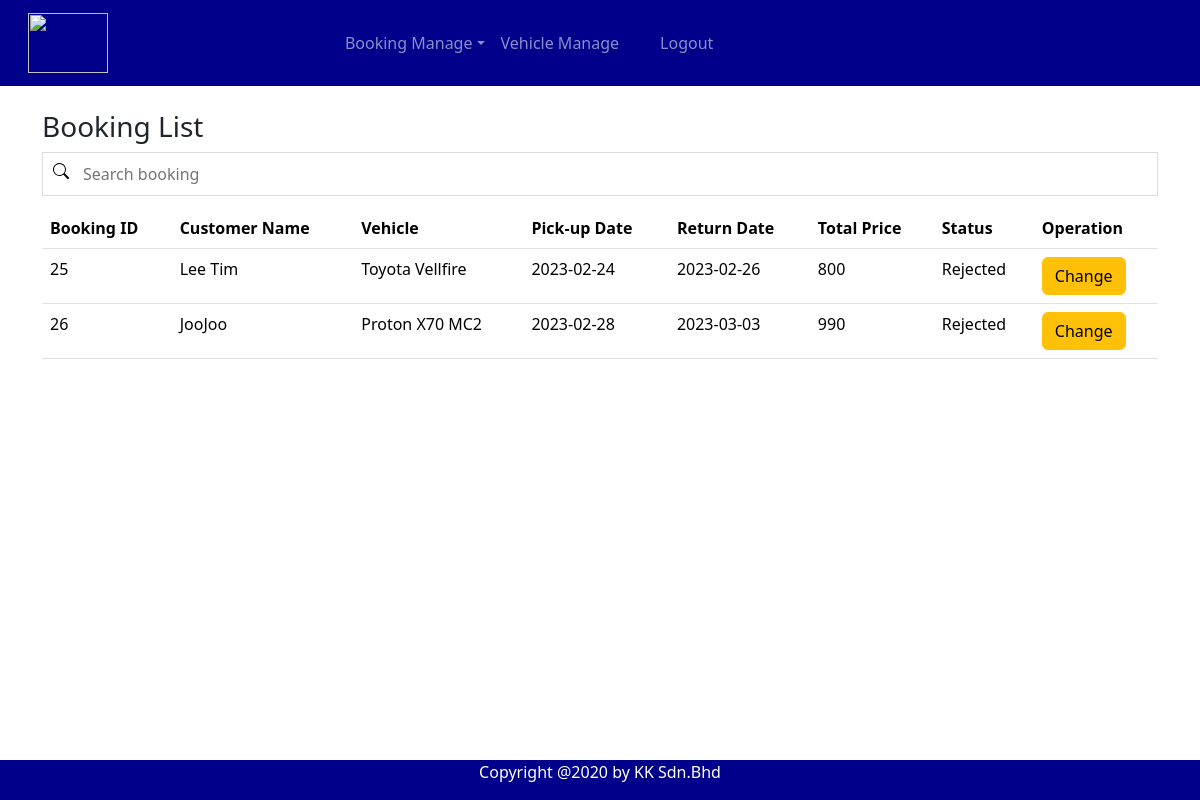
The page /staffview.php (signed in) on the database its author committed.
### tables this page shows
CREATE TABLE `tb_booking` (
  `b_id` int(11) NOT NULL,
  `b_customer` varchar(15) NOT NULL,
  `b_vehicle` varchar(10) NOT NULL,
  `b_pdate` date NOT NULL,
  `b_rdate` date NOT NULL,
  `b_total` float NOT NULL,
  `b_status` int(5) NOT NULL
);

CREATE TABLE `tb_user` (
  `u_id` varchar(15) NOT NULL,
  `u_pwd` varchar(50) NOT NULL,
  `u_name` varchar(200) NOT NULL,
  `u_address` varchar(200) DEFAULT NULL,
  `u_phone` varchar(20) NOT NULL,
  `u_lno` varchar(20) NOT NULL,
  `u_type` varchar(5) NOT NULL
);

CREATE TABLE `tb_vehicle` (
  `v_reg` varchar(10) NOT NULL,
  `v_type` varchar(20) NOT NULL,
  `v_model` varchar(20) NOT NULL,
  `v_year` varchar(10) DEFAULT NULL,
  `v_price` float NOT NULL,
  `v_pic` text NOT NULL
);

CREATE TABLE `tb_status` (
  `s_id` int(5) NOT NULL,
  `s_desc` varchar(20) NOT NULL
);

### staffview.php (the view, shortened to what this page needs)
<?php
include 'headerstaff.php';
include ('dbconnect.php');
$sql="SELECT * FROM tb_booking
      LEFT JOIN tb_vehicle ON tb_booking.b_vehicle = tb_vehicle.v_reg
      LEFT JOIN tb_status ON tb_booking.b_status = tb_status.s_id
      LEFT JOIN tb_user ON tb_booking.b_customer = tb_user.u_id
      WHERE b_status != '1'";
$result = mysqli_query($con,$sql);
?>
<div class ="container">
<br><h3>Booking List </h3>
<input type="text" id="myInput" placeholder="Search booking" >
<table class="table table-hover" id="dataTableHover">
  <thead>
    <tr>
      <th scope="col">Booking ID</th>
      <th scope="col">Customer Name</th>
      <th scope="col">Vehicle</th>
      <th scope="col">Pick-up Date</th>
      <th scope="col">Return Date</th>
      <th scope="col">Total Price</th>
      <th scope="col">Status</th>
      <th scope="col">Operation</th>
    </tr>
  </thead>
  <tbody>
    <?php
    while ($row =mysqli_fetch_array($result))
    {
        echo '<tr>';
        echo "<td>".$row['b_id']."</td>";
        echo "<td>".$row['u_name']."</td>";
        echo "<td>".$row['v_model']."</td>";
        echo "<td>".$row['b_pdate']."</td>";
        echo "<td>".$row['b_rdate']."</td>";
        echo "<td>".$row['b_total']."</td>";
        echo "<td>".$row['s_desc']."</td>";
        echo "<td>";
           echo "<a href='staffmodify.php?id=".$row['b_id']."' class = 'btn btn-warning' >Change</a>";
        echo "</td>";
        echo '</tr>';
    }
    ?>
  </tbody>
</table>
</div><br><br><br><br><br><br>
<?php include 'footermain.php';?>

### headerstaff.php (shortened to what this page needs)
<!DOCTYPE html>
<html lang="en">
<head>
  <link href="css/bootstrap.min.css" rel="stylesheet">
</head>
<body>
 <body style="background-color:#ffffff;">
<nav class="navbar navbar-expand-lg navbar-dark" style="background-color:darkblue;">
 <div class="container-fluid">
            <a href="staff.php" class="navbar-brand">
              &nbsp&nbsp&nbsp<img src="img/logo.jpg" width="80" height="60" >
            </a>
            <div class="collapse navbar-collapse" id="navbarCollapse">
                <div class="navbar-nav mx-auto">
                     <div class="nav-item dropdown">
                        <a href="#" class="nav-link dropdown-toggle" data-bs-toggle="dropdown">Booking Manage</a>
                    </div>
                        <a href="vehicle.php" class="nav-link " >Vehicle Manage</a>
                    &nbsp&nbsp&nbsp&nbsp&nbsp&nbsp   <a class="nav-link" href="logout.php">Logout</a>
                </div>
            </div>
        </nav>
</body>
</html>

### footermain.php
<div class="footer" style="background-color:darkblue;">
  <p>Copyright @2020 by KK Sdn.Bhd</p>
</div>
</body>
</html>

### headerstaff.php (style rules this page uses)
.footer { position: fixed; left: 0; bottom: 0; width: 100%; background-color: black; color: white; text-align: center; }

### staffview.php (style rules this page uses)
#myInput { background-position: 10px 10px; width: 100%; font-size: 16px; padding: 9px 4px 9px 40px; border: 1px solid #ddd; margin-bottom: 12px; }

### rows shown on the page
tb_booking: b_id "25", b_customer.u_name "Lee Tim", b_vehicle.v_model "Toyota Vellfire", b_pdate "2023-02-24", b_rdate "2023-02-26", b_total "800", b_status.s_desc "Rejected"
tb_booking: b_id "26", b_customer.u_name "JooJoo", b_vehicle.v_model "Proton X70 MC2", b_pdate "2023-02-28", b_rdate "2023-03-03", b_total "990", b_status.s_desc "Rejected"
